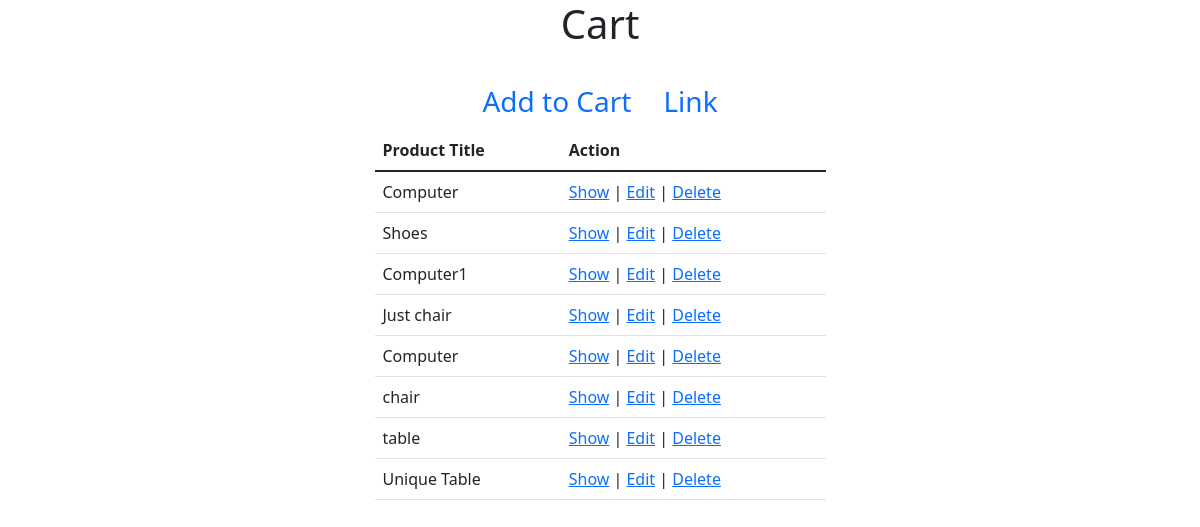
Page /admin/Carts/index.php on the committed database.
### tables this page shows
CREATE TABLE `cart` (
  `id` int(11) NOT NULL,
  `product_id` int(11) NOT NULL,
  `product_title` varchar(255) NOT NULL,
  `qty` int(11) NOT NULL,
  `picture` varchar(255) DEFAULT NULL,
  `unite_price` int(11) NOT NULL,
  `total_price` int(11) NOT NULL
);

### src/Cart.php (called while the page is built, shortened)
<?php
class Cart{
    public $conn = null;
    public function __construct()
    {
        $this->conn = new PDO("mysql:host=localhost;dbname=ecommerce",
            'root', '');
        $this->conn->setAttribute(PDO::ATTR_ERRMODE,
            PDO::ERRMODE_EXCEPTION);
    }
    public function index(){
        $query = "SELECT * FROM `cart`";
        $stmt = $this->conn->prepare($query);
        $result = $stmt->execute();
        $carts = $stmt->fetchAll();
        return $carts;
    }
}
?>

### admin/Carts/index.php (the view, shortened to what this page needs)
<?php
$_cart = new Cart();
$carts = $_cart->index();
?>
<!doctype html>
<html lang="en">
<head>
    <link href="https://cdn.jsdelivr.net/npm/bootstrap@5.1.3/dist/css/bootstrap.min.css" rel="stylesheet">
</head>
<body>
<section>
    <div class="container">
        <div class="row justify-content-center">
            <div class="col-md-5">
                <h1 class="text-center mb-4">Cart</h1>
                <ul class="nav justify-content-center fs-3">
                    <li class="nav-item">
                        <a class="nav-link active" aria-current="page" href="create.php">
                            Add to Cart
                        </a>
                    </li>
                    <li class="nav-item">
                        <a class="nav-link" href="#">Link</a>
                    </li>
                </ul>
                <table class="table">
                    <thead>
                    <tr>
                        <th scope="col">Product Title</th>
                        <th scope="col">Action</th>
                    </tr>
                    </thead>
                    <tbody>
                    <?php
                    if (count($carts) > 0):
                        foreach ($carts as $cart):
                            ?>
                            <tr>
                                <td><?= $cart['product_title']?></td>
                                <td><a href="show.php?id=<?=$cart['id'];?>">Show</a>
                                    |
                                    <a href="edit.php?id=<?=$cart['id'];?>">Edit</a>
                                    |
                                    <a href="delete.php?id=<?=$cart['id'];?>"
                                       onclick="return confirm('Are you sure you want to delete?')">
                                        Delete
                                    </a>
                                </td>
                            </tr>
                        <?php
                        endforeach;
                    endif;
                    ?>
                    </tbody>
                </table>
            </div>
        </div>
    </div>
</section>
</body>
</html>

### rows in the picture
cart: product_title "Computer"
cart: product_title "Shoes"
cart: product_title "Computer1"
cart: product_title "Just chair"
cart: product_title "Computer"
cart: product_title "chair"
cart: product_title "table"
cart: product_title "Unique Table"
